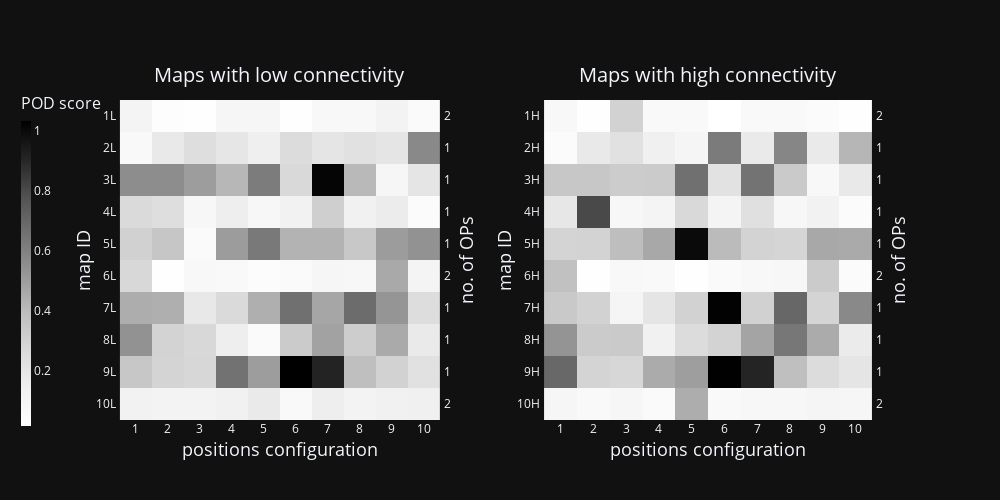
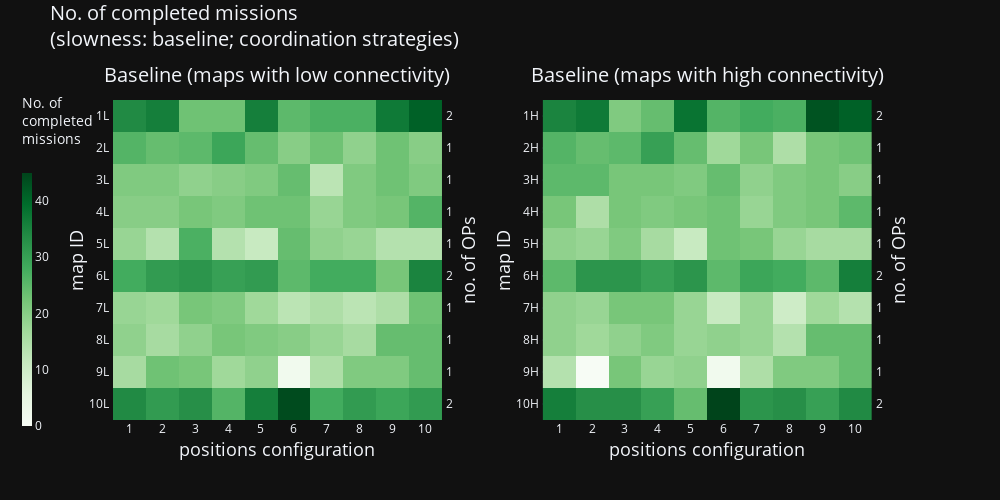
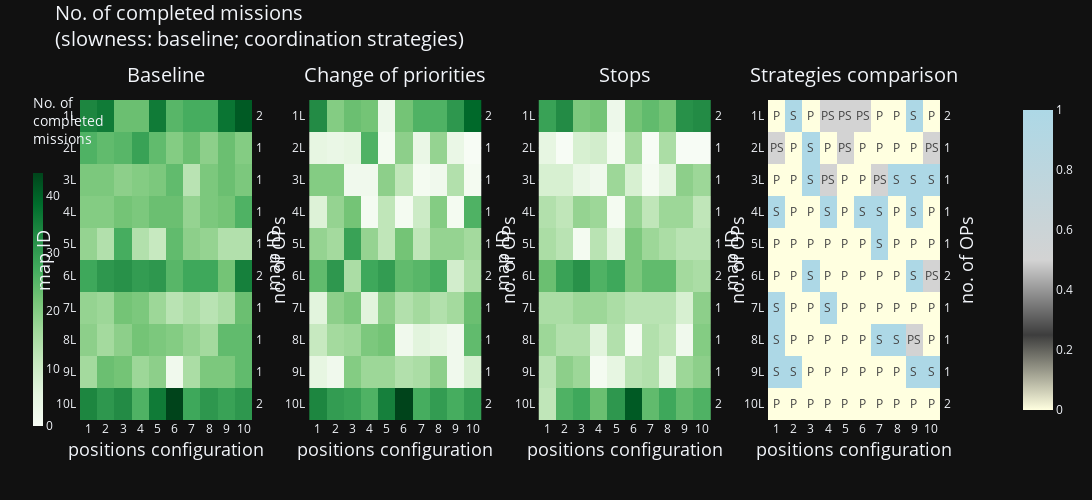
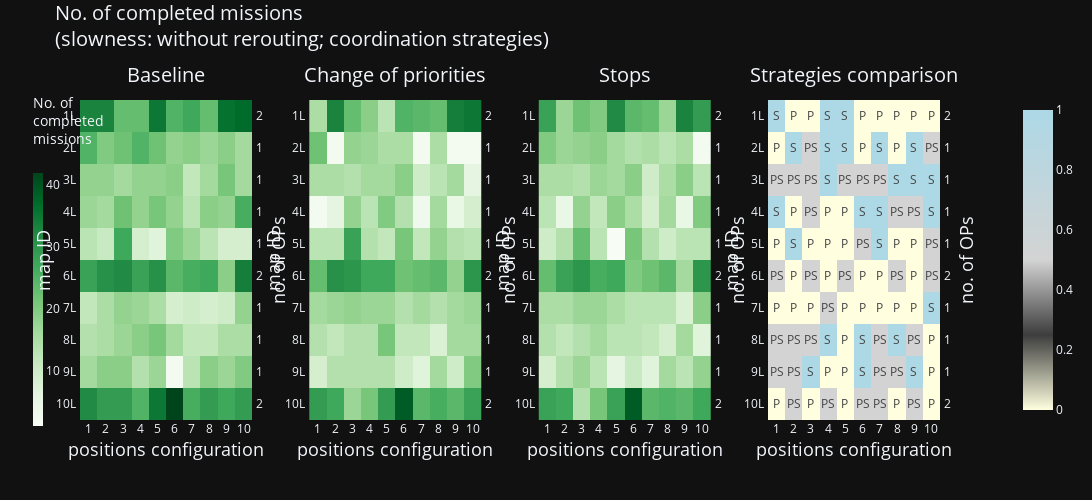

The cell these charts' notebook holds for them, in order:
### Code cell
import importlib 
import plot_all
plot_all = importlib.reload(plot_all)
plot_all.main()
